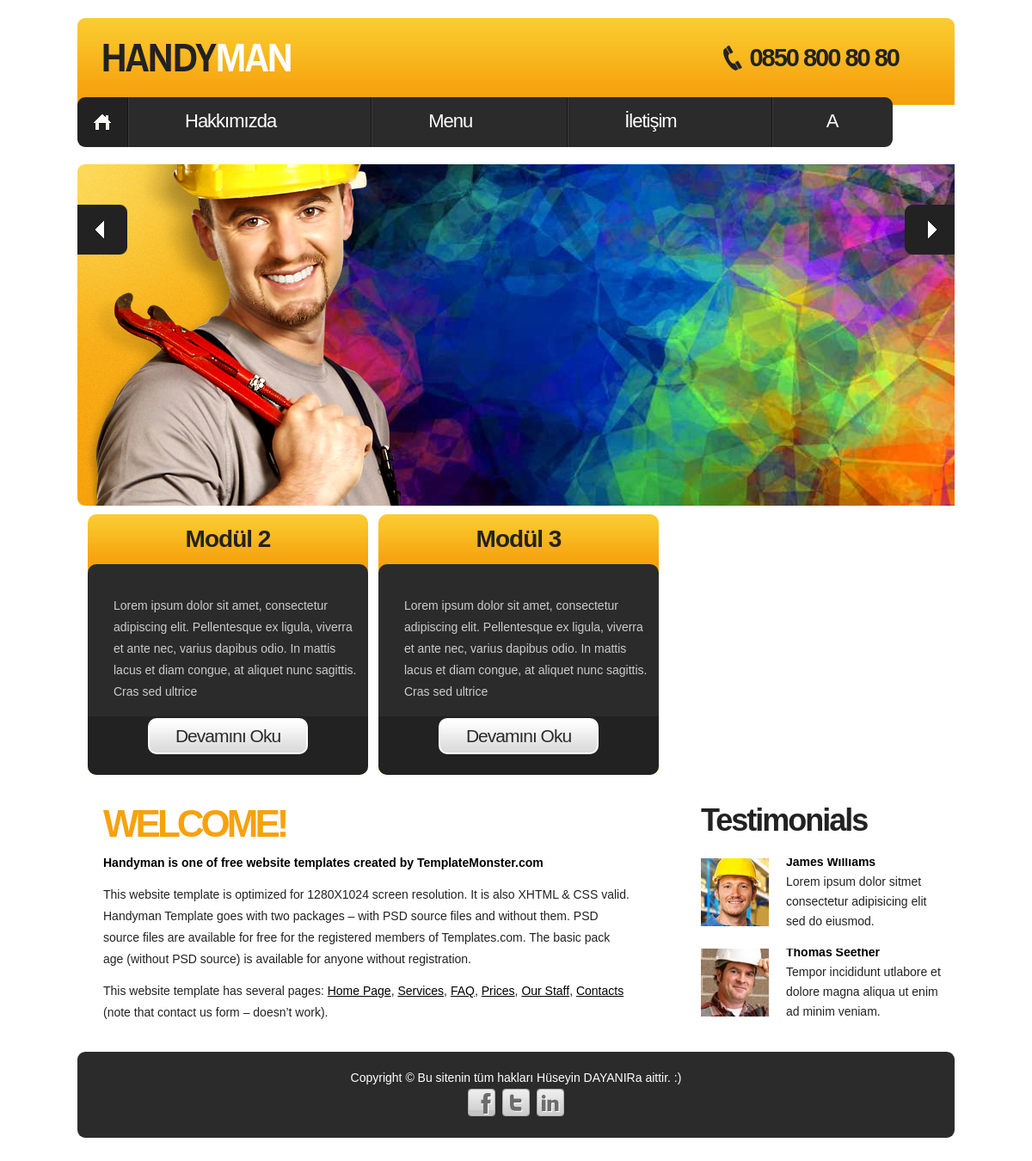
The app's page /, older data.
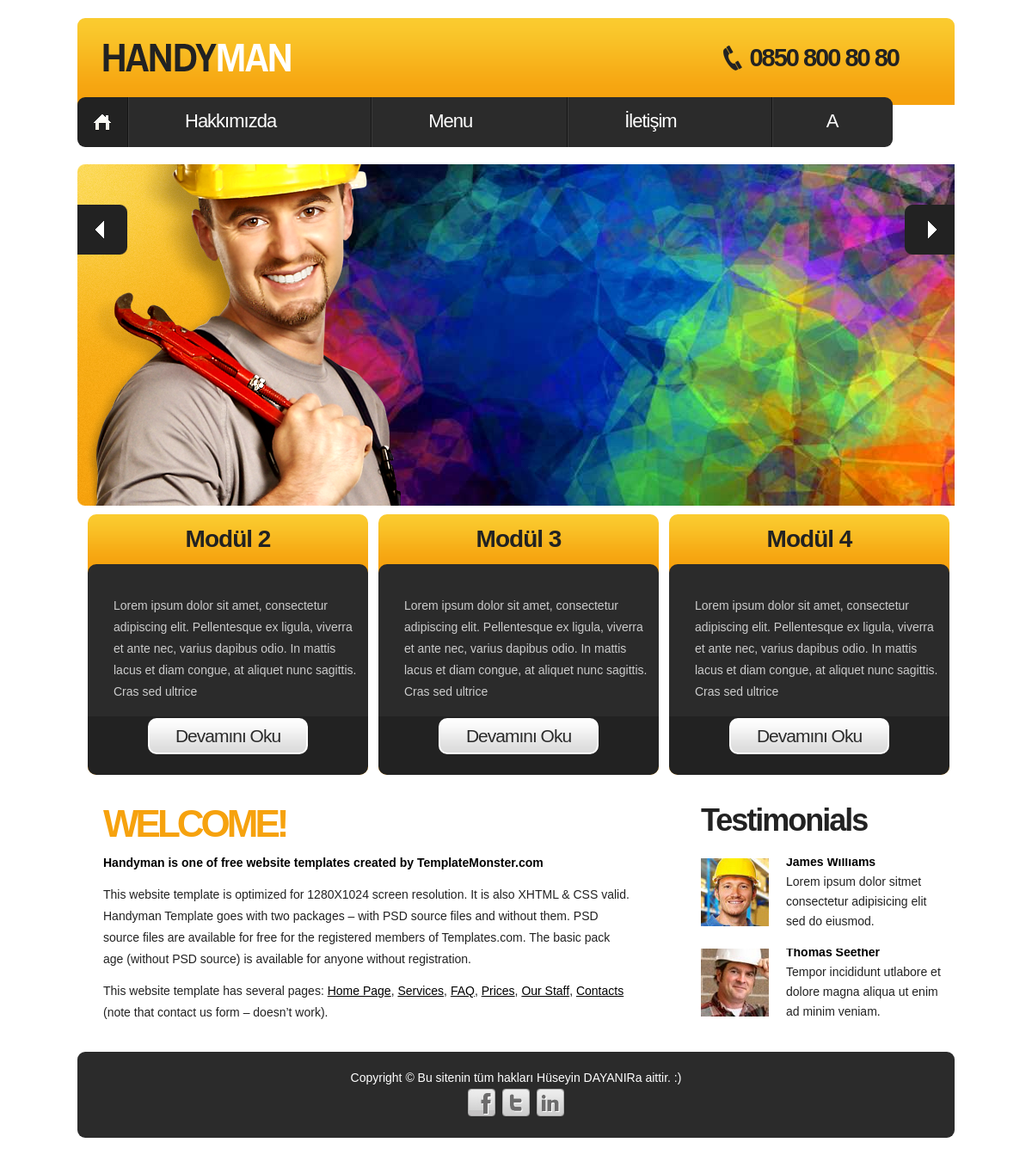
The same page, newer data.
### tables this page shows
CREATE TABLE `menuler` (
  `menu_id` int(11) NOT NULL,
  `menu_ad` varchar(50) NOT NULL,
  `menu_link` varchar(500) NOT NULL,
  `menu_ek` varchar(50) NOT NULL
);

CREATE TABLE `sayfalar` (
  `sayfa_id` int(11) NOT NULL,
  `sayfa_tarih` datetime NOT NULL,
  `sayfa_ad` varchar(100) NOT NULL,
  `sayfa_icerik` text NOT NULL,
  `sayfa_sira` varchar(50) NOT NULL DEFAULT '0',
  `sayfa_anasayfa` enum('0','1') NOT NULL DEFAULT '0'
);

### index.php (the view, shortened to what this page needs)
<?php
include 'header.php' ;
include 'slider.php'
?>
    <?php
        $sayfasor =mysqli_query($baglan,"SELECT * FROM sayfalar where sayfa_anasayfa='1' order by sayfa_sira asc");
        while ( $sayfacek =mysqli_fetch_assoc($sayfasor) ){?>
        <div style="padding-left:12px; padding-top:10px;" class="column-2">
          <div class="box">
            <div class="aligncenter">
              <h4><?php echo $sayfacek['sayfa_ad']?></h4>
            </div>
            <div class="box-bg maxheight">
              <div class="padding">
                <p><?php echo substr($sayfacek['sayfa_icerik'],0,200)?></p>
              </div>
              <div class="aligncenter"> <a class="button" href="sayfaDetay.php?sayfa_id=<?php echo $sayfacek['sayfa_id']?>">Devamını Oku</a> </div>
            </div>
          </div>
        </div>
       <?php } ?>
       <aside>
    </aside>
    <section id="content">
      <div class="wrapper">
        <article class="col-1">
          <div class="indent-left">
            <h2>Welcome!</h2>
            <h6 class="prev-indent-bot">Handyman is one of free website templates created by TemplateMonster.com</h6>
            <p class="prev-indent-bot">This website template is optimized for 1280X1024 screen resolution. It is also XHTML &amp; CSS valid. Handyman Template goes with two packages – with PSD source files and without them. PSD<br>
              source files are available for free for the registered members of Templates.com. The basic pack<br>
              age (without PSD source) is available for anyone without registration.</p>
            This website template has several pages: <a class="color-2" href="index.html">Home Page</a>, <a class="color-2" href="services.html">Services</a>, <a class="color-2" href="faq.html">FAQ</a>, <a class="color-2" href="prices.html">Prices</a>, <a class="color-2" href="staff.html">Our Staff</a>, <a class="color-2" href="contacts.html">Contacts</a> (note that contact us form – doesn’t work). </div>
        </article>
        <article class="col-2">
          <h3>Testimonials</h3>
          <div class="wrapper indent-bot">
            <figure class="img-indent"><img src="images/page1-img1.jpg" alt=""></figure>
            <div class="extra-wrap text-1">
              <div class="margin-top">
                <h6><a class="link color-2" href="#">James Williams</a></h6>
                Lorem ipsum dolor sitmet consectetur adipisicing elit sed do eiusmod. </div>
            </div>
          </div>
          <div class="wrapper">
            <figure class="img-indent"><img src="images/page1-img2.jpg" alt=""></figure>
            <div class="extra-wrap text-1">
              <div class="margin-top">
                <h6><a class="link color-2" href="#">Thomas Seether</a></h6>
                Tempor incididunt utlabore et dolore magna aliqua ut enim ad minim veniam. </div>
            </div>
          </div>
        </article>
      </div>
      <div class="block"></div>
    </section>
  </div>
</div>
<?php include 'footer.php' ?>

### header.php (shortened to what this page needs)
<?php include 'admin/netting/baglan.php' ?>
<?php
$ayarsor =mysqli_query($baglan,"SELECT * FROM ayarlar");
$ayarcek =mysqli_fetch_assoc($ayarsor);
?>
<!DOCTYPE html>
<html lang="en">
<head>
<link rel="stylesheet" href="css/reset.css" type="text/css" media="screen">
<link rel="stylesheet" href="css/styles.css" type="text/css" media="screen">
<link rel="stylesheet" href="css/layout.css" type="text/css" media="screen">
</head>
<body id="page1">
<div class="extra">
  <div class="main">
    <header>
      <div class="indent">
        <div class="row-top">
          <div class="wrapper">
            <img style="margin-top:30px; margin-left:30px;" src="<?php echo $ayarcek['ayar_logo'];?>" alt="">
            <strong class="support"><?php echo $ayarcek['ayar_telefon'];?></strong> </div>
        </div>
        <nav>
        <ul class="menu">
            <li><a class="active" href="index.php">Home</a></li>
            <?php
              $menusor =mysqli_query($baglan,"SELECT * FROM menuler");
              $menusay = mysqli_num_rows($menusor);
              $say=0;
              while ( $menucek =mysqli_fetch_assoc($menusor) ){ $say++;?>
                <li class="<?php
                  if($menusay == $say){
                    echo "last";
                  }
                ?>"><a href="<?php echo $menucek['menu_link']?>"><?php echo $menucek['menu_ad']?></a></li>
            <?php }
        ?>
          </ul>
        </nav>
      </div>
    </header>

Row changes from the older to the newer data that the page shows:
added sayfalar: sayfa_ad "Modül 4", sayfa_icerik "Lorem ipsum dolor sit amet, consectetur adipiscing elit. Pellentesque ex ligula, viverra et ante nec, varius dapibus odio. In mattis lacus et diam congue, at aliquet nunc sagittis. Cras sed ultrice"
